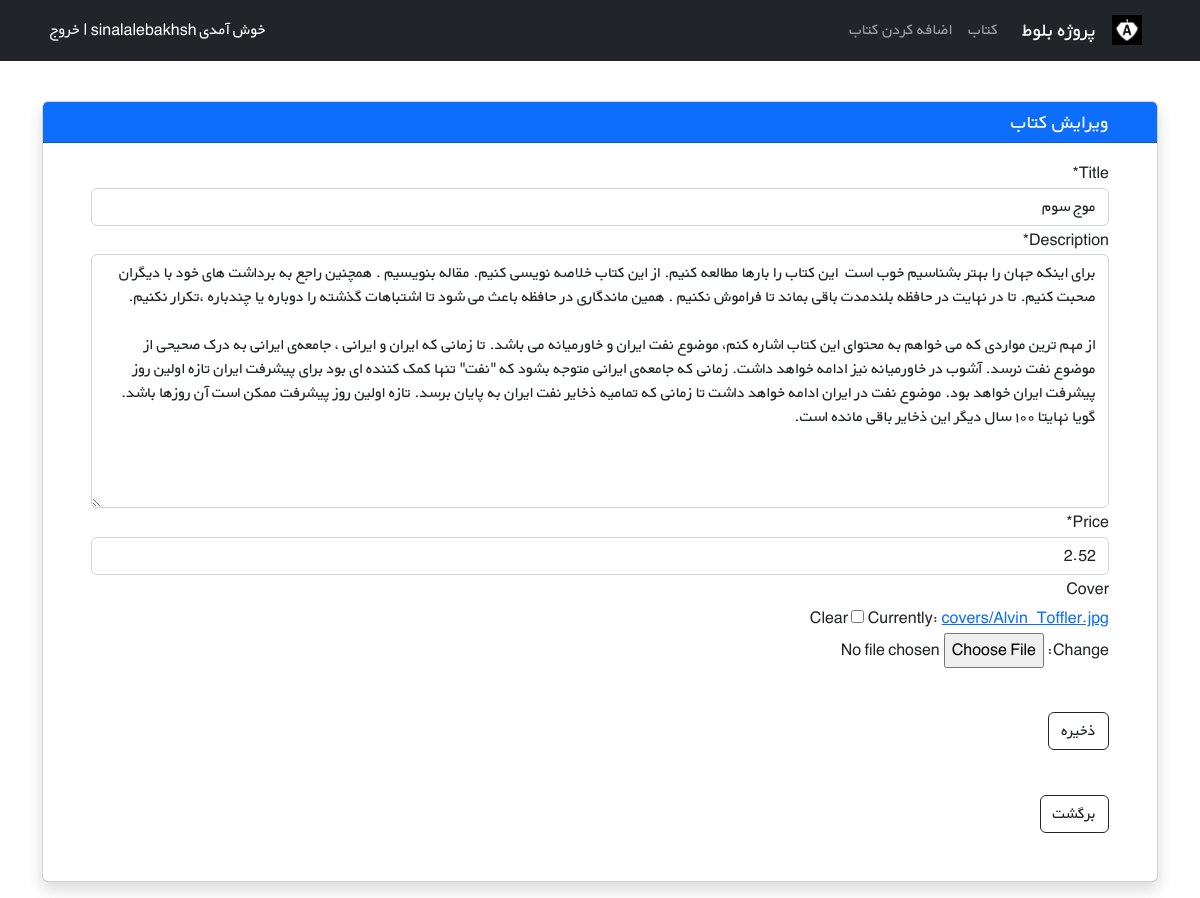
The page /books/6/edit (signed in) on the database its author committed.
### books/models.py (models this page shows, shortened)
class Book(models.Model):
    user = models.ForeignKey(get_user_model(), on_delete=models.CASCADE)
    title = models.CharField(max_length=200)
    author = models.CharField(max_length=200)
    description = models.TextField()
    price = models.DecimalField(max_digits=5, decimal_places=2)
    cover = models.ImageField(upload_to='covers/', blank=True)

### books/views.py (the view)
# urls.py: path('<int:pk>/edit', BookUpdateView.as_view(), name="book_edit"),
class BookUpdateView(LoginRequiredMixin, UserPassesTestMixin, generic.UpdateView):
    model = Book
    fields = ['title', 'description', 'price', 'cover', ]
    template_name = 'books/book_update.html'
    def test_func(self):
        obj = self.get_object()
        return obj.user == self.request.user

### books/templates/books/book_update.html (shortened to what this page needs)
{% extends '_base.html' %}
{% load crispy_forms_tags %}
{% block content %}
<div class="container mt-4" dir="rtl">
    <div class="row">
        <div class="col-12">
            <div class="card shadow my-3">
                <h5 class="card-header bg-primary text-light px-5">ویرایش کتاب</h5>
                <div class="px-5 pt-3 pb-5">
                    <form method="POST" enctype="multipart/form-data">
                        {{ form|crispy }}
                        <br>
                        <button type="submit" class="btn btn-bg btn-outline-dark mt-3">ذخیره</button>
                    </form>
                    <br>
                    <a href="{% url 'book_detail' book.id %}" class="btn btn-bg btn-outline-dark mt-3">برگشت</a>
                </div>
            </div>
        </div>
    </div>
</div>
{% endblock content %}

### static/css/style.css (style rules this page uses)
* { font-family: 'BYekan', sans-serif; line-height: 1.8rem; }

### rows shown on the page
Book: title "موج سوم", description "برای اینکه جهان را بهتر بشناسیم خوب است این کتاب را بارها مطالعه کنیم. از این کتاب خلاصه نویسی کنیم. مقاله بنویسیم . همچنین راجع به برداشت های خود با دیگران صحبت کنیم. تا در نهایت در حافظه بلند‌مدت باقی بماند تا فراموش نکنیم . همین ماندگاری در حافظه باعث می شود تا اشتباهات گذشته را دوباره یا چندباره ،‌تکرار نکنیم. از مهم ترین مواردی که می خواهم به محتوای این کتاب اشاره کنم، موضوع نفت ایران و خاورمیانه می باشد. تا زمانی که ایران و ایرانی ، جامعه‌ی ایرانی به درک صحیحی از موضوع نفت نرسد. آشوب در خاورمیانه نیز ادامه خواهد داشت. زمانی که جامعه‌ی ایرانی متوجه بشود که \"نفت\" تنها کمک کننده ای بود برای پیشرفت ایران تازه اولین روز پیشرفت ایران خواهد بود. موضوع نفت در ایران ادامه خواهد داشت تا زمانی…", price "2.52"
